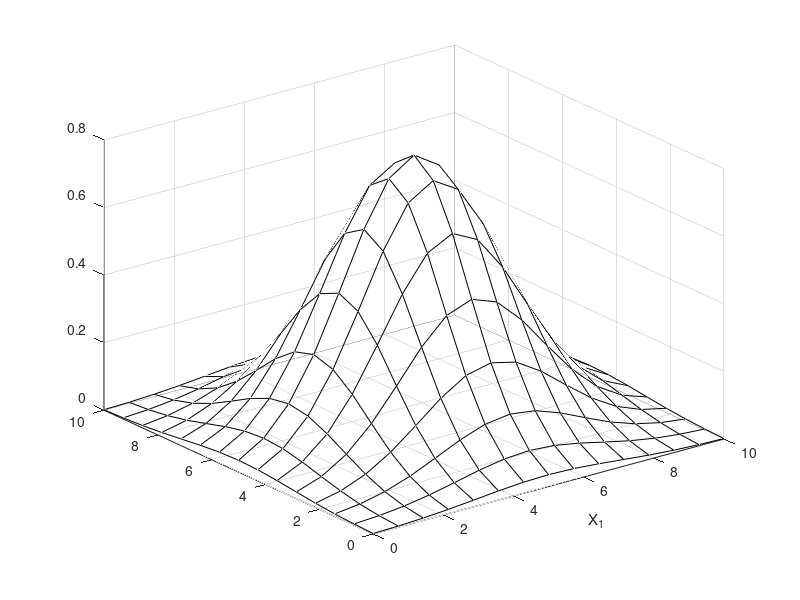

The MATLAB source for this figure: (Note: this script raises an error after producing the figure.)
N = 10.0;
pointsNum = 15;
threshold = 0.25;
sigma = 0.5;
S1 = -5;
T1 = -5;


x=linspace(0, N,pointsNum);
y=x;
[X,Y]=meshgrid(x,y);

planeZ = zeros(pointsNum,pointsNum)+threshold;

z1=(1/sqrt(2*pi*sigma^2).*exp(-((X+S1).^2/2*sigma^2)-((Y+T1).^2/2*sigma^2)));
z = z1;

s1 = surf(X,Y, z,'FaceAlpha',0);

hold on

c1 = contour(X,Y,z1,[8], 'b');


xLab = xlabel('X_1');
xLab.Position = [5 -0.5 -0.05];
xticks([])
yLab = ylabel('X_2');
yLab.Position = [-0.5 5 -0.08];
yticks([])
XX = yLab.Position;
zlabel('U')
zticks([])

%shading interp
%axis tight
